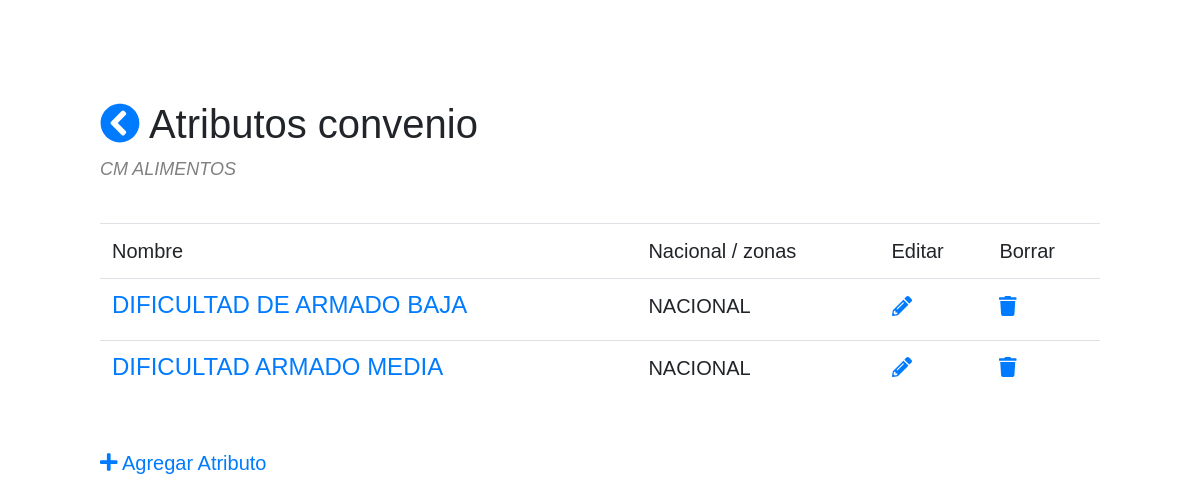
Page /bid/1/attributes on the earlier database version.
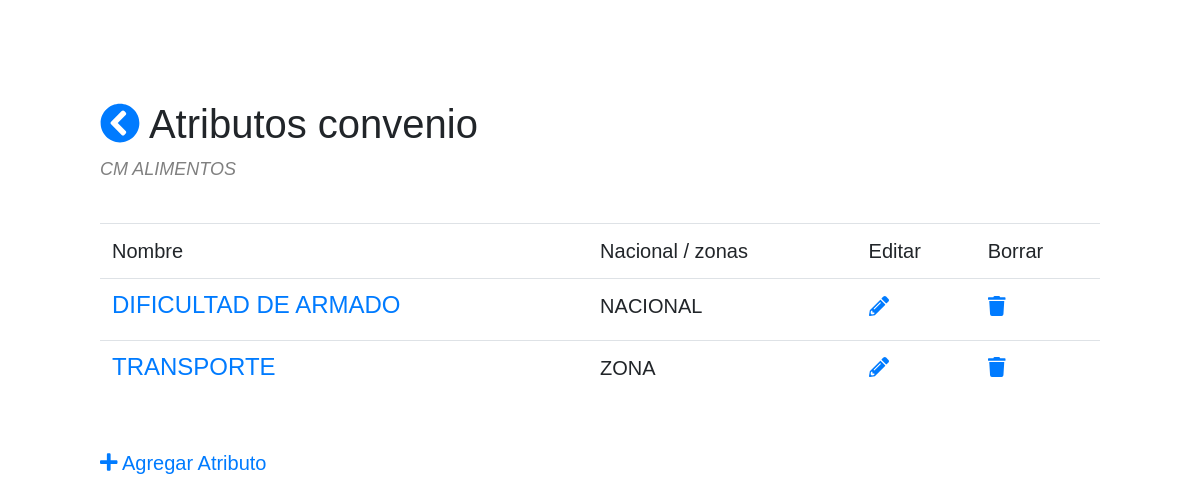
Same page on the later database version.
### catalog/models.py (models this page shows, shortened)
class BidAttribute(models.Model):
	name = models.CharField(max_length = 64, unique = True)
	bid = models.ForeignKey(Bid, related_name = 'attributes', on_delete = models.CASCADE)
	zone_or_global = models.CharField(max_length = 8,
									choices = [("ZONA", "ZONA"),
												("NACIONAL", "NACIONAL")])
	unit = models.ForeignKey(
		Unit,
		on_delete = models.CASCADE,
		limit_choices_to={'currency': True}
		)
	class Meta:
		unique_together = [['name', 'bid']]

### catalog/views.py (the view)
class BidAttributeList(ListView):
	model = BidAttribute
	template_name = "catalog/bidattribute_list.html"
	def get(self, request, pk):
		bid = get_object_or_404(Bid, pk=pk)
		bidattribute_list = BidAttribute.objects.filter(bid = bid)
		bidattribute_list2 = []
		for x in bidattribute_list:
			levels = list(set([y.name for y in x.levels.all()]))
			bidattribute_list2.append({"bidattribute": x, "bidattributelevels": levels})
		context = {
					"bidattribute_list": bidattribute_list2,
					"bid" : bid
					}
		return render(request, self.template_name, context)

### catalog/models.py (called while the page is built)
	def __str__(self):
		return self.name

### catalog/templates/catalog/bidattribute_list.html
{% extends "base_bootstrap.html" %}
{% block content %}
<div class=header>
	<h1>
		<a href="{% url 'catalog:bid_detail' bid.id %}">
		<i class="fa fa-chevron-circle-left"></i> </a>
		Atributos convenio
	</h1>
	<div class="note"> {{bid}} </div>
</div>
{% if bidattribute_list %}
	<table class="table table-hover">
		<thead>
			<tr>
				<td> Nombre </td>
				<td> Nacional / zonas </td>
				<td> Editar </td>
				<td> Borrar </td>
			</tr>
		</thead>
		<tbody>
			{% for obj in bidattribute_list %}
				<tr>
					<td>
						<h4>
						<a href="{% url 'catalog:bidattribute_detail' obj.bidattribute.id %}"> {{obj.bidattribute.name}} </a>
						</h4>
					</td>
					<td>
						{{obj.bidattribute.zone_or_global}}
					</td>
					<td>
						<a href="{% url 'catalog:bidattribute_update' obj.bidattribute.id %}"><i class="fa fa-pencil-alt"></i></a>
					</td>
					<td>
						<a href="{% url 'catalog:bidattribute_delete' obj.bidattribute.id %}"><i class="fa fa-trash"></i></a>
					</td>
				</tr>
			{% endfor %}
		</tbody>
	</table>
{% else %}
	<em> Aún no hay atributos para este convenio. </em>
{% endif %}
<br>
<a href="{% url 'catalog:bidattribute_create' bid.id %}"><i class="fa fa-plus"></i> Agregar Atributo</a>
{% endblock %}

Differences in the rows shown:
removed BidAttribute: bidattribute.name "DIFICULTAD DE ARMADO BAJA", bidattribute.zone_or_global "NACIONAL"
no longer on this page (row edited): BidAttribute: bidattribute.name "DIFICULTAD ARMADO MEDIA", bidattribute.zone_or_global "NACIONAL"
added BidAttribute: bidattribute.name "DIFICULTAD DE ARMADO", bidattribute.zone_or_global "NACIONAL"
added BidAttribute: bidattribute.name "TRANSPORTE", bidattribute.zone_or_global "ZONA"
